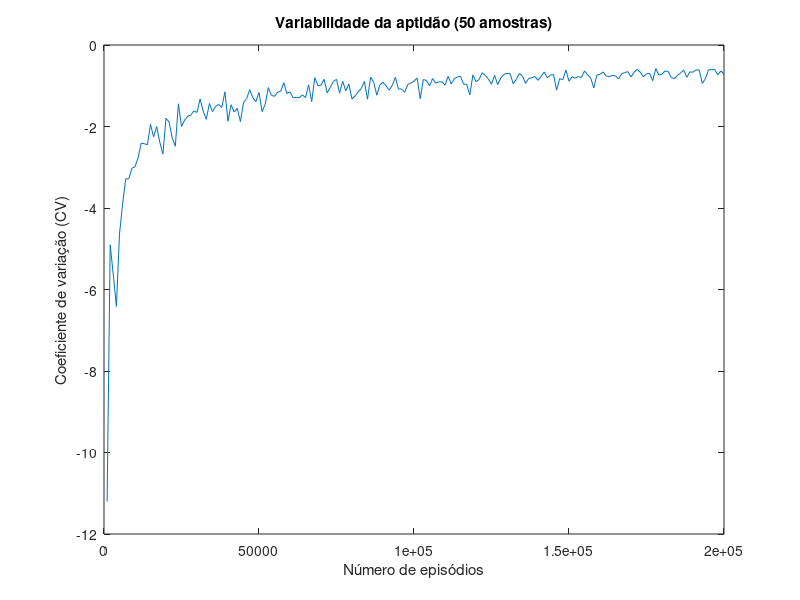

Here is the MATLAB script that generated this plot:
# Cross-section

function curva_aprendizado()
    data = load('coeff_var.csv');

    x = data(:, 1);
    z = data(:, 2);

    plot(x, z);
    title("Variabilidade da aptidão (50 amostras)");
    xlabel("Número de episódios");
    ylabel("Coeficiente de variação (CV)");
    pause();
endfunction